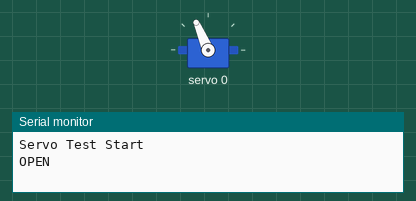
A sketch run on a simulated ESP32. Parts: servo, the last lines printed to the serial monitor.

Above: at 0.05 s.
At 4.0 s:
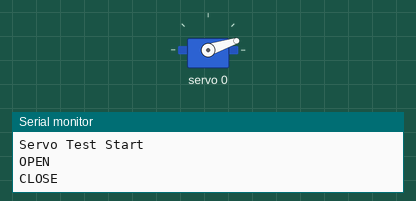
Timing chart, 0 to 5.2 s (numbered marks = the images above):
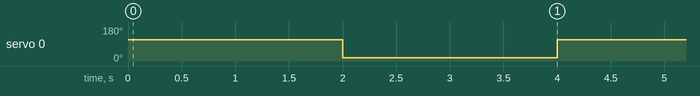

Measured:
- by itself, servo 0: alternates 113° for 2.0 s and 18° for 2.0 s

The sketch:

sketch_94775cbeec2ccf22.ino
```cpp
#include <Wire.h>
#include <Adafruit_PWMServoDriver.h>

Adafruit_PWMServoDriver pwm = Adafruit_PWMServoDriver();

// القناة اللي موصل عليها السيرفو
#define SERVO_CH 0

// قيم السيرفو
#define SERVO_MIN 150
#define SERVO_MAX 350

void setup() {
  Serial.begin(115200);

  // SDA = 21 , SCL = 22 للـ ESP32
  Wire.begin(21, 22);

  pwm.begin();
  pwm.setPWMFreq(50); // تردد السيرفو

  Serial.println("Servo Test Start");
}

void loop() {

  // فتح
  Serial.println("OPEN");
  pwm.setPWM(SERVO_CH, 0, SERVO_MAX);
  delay(2000);

  // إغلاق
  Serial.println("CLOSE");
  pwm.setPWM(SERVO_CH, 0, SERVO_MIN);
  delay(2000);
}
```
